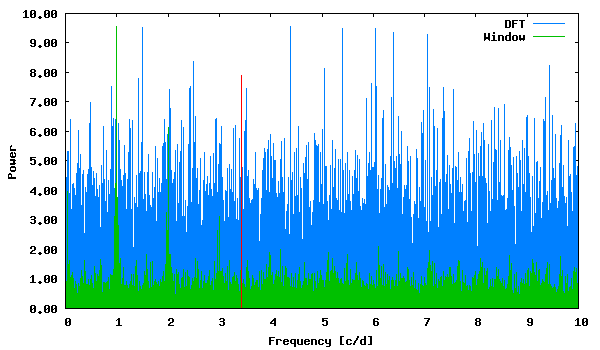

gnuplot code for this plot:
set term png size 600,350 medium
set colors classic
set output "phase_lc_20.deeming.png"
set xlabel "Frequency [c/d]"
set ylabel "Power"
set format y "%5.2f"
plot "deeming.periodogram" using 1:2 with lines linecolor 3 title "DFT", "deeming.periodogram" using 1:3 with lines linecolor 2 title "Window", "<echo '3.429332 7.88708274'" with impulses linecolor 1 title ""
 
